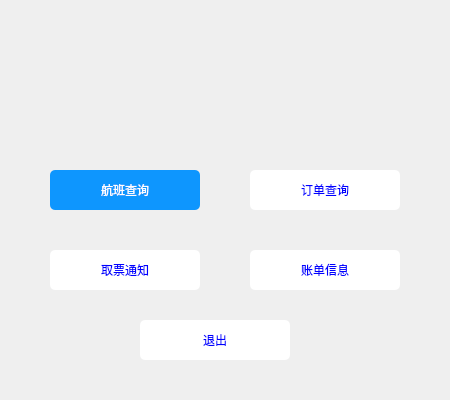
<?xml version="1.0" encoding="UTF-8"?>
<ui version="4.0">
 <class>UserWelcome</class>
 <widget class="QMainWindow" name="UserWelcome">
  <property name="geometry">
   <rect>
    <x>0</x>
    <y>0</y>
    <width>450</width>
    <height>400</height>
   </rect>
  </property>
  <property name="windowTitle">
   <string>MainWindow</string>
  </property>
  <widget class="QWidget" name="centralwidget">
   <widget class="QLabel" name="label">
    <property name="geometry">
     <rect>
      <x>170</x>
      <y>30</y>
      <width>100</width>
      <height>100</height>
     </rect>
    </property>
    <property name="styleSheet">
     <string notr="true">border-image:url(:/human.png);</string>
    </property>
    <property name="text">
     <string/>
    </property>
   </widget>
   <widget class="QPushButton" name="pushButton">
    <property name="geometry">
     <rect>
      <x>50</x>
      <y>170</y>
      <width>150</width>
      <height>40</height>
     </rect>
    </property>
    <property name="styleSheet">
     <string notr="true">QPushButton
{
    font-family:Microsoft Yahei;
    color:white;
    background-color:rgb(14 , 150 , 254);
    border-radius:5px;
}

QPushButton:hover
{
    background-color:rgb(44 , 137 , 255);
}

QPushButton:pressed
{
    background-color:rgb(14 , 135 , 228);
    padding-left:3px;
    padding-top:3px;
}</string>
    </property>
    <property name="text">
     <string>航班查询</string>
    </property>
   </widget>
   <widget class="QPushButton" name="pushButton_2">
    <property name="geometry">
     <rect>
      <x>250</x>
      <y>170</y>
      <width>150</width>
      <height>40</height>
     </rect>
    </property>
    <property name="styleSheet">
     <string notr="true">QPushButton
{
    font-family:Microsoft Yahei;
    color:blue;
    background-color:rgb(255 , 255 , 255);
    border-radius:5px;
}

QPushButton:hover
{
    background-color:rgb(255 , 235 , 255);
}

QPushButton:pressed
{
    background-color:rgb(255 , 235 , 255);
    padding-left:3px;
    padding-top:3px;
}</string>
    </property>
    <property name="text">
     <string>订单查询</string>
    </property>
   </widget>
   <widget class="QPushButton" name="billbtn">
    <property name="geometry">
     <rect>
      <x>250</x>
      <y>250</y>
      <width>150</width>
      <height>40</height>
     </rect>
    </property>
    <property name="styleSheet">
     <string notr="true">QPushButton
{
    font-family:Microsoft Yahei;
    color:blue;
    background-color:rgb(255 , 255 , 255);
    border-radius:5px;
}

QPushButton:hover
{
    background-color:rgb(255 , 235 , 255);
}

QPushButton:pressed
{
    background-color:rgb(255 , 235 , 255);
    padding-left:3px;
    padding-top:3px;
}</string>
    </property>
    <property name="text">
     <string>账单信息</string>
    </property>
   </widget>
   <widget class="QPushButton" name="billbtn_2">
    <property name="geometry">
     <rect>
      <x>50</x>
      <y>250</y>
      <width>150</width>
      <height>40</height>
     </rect>
    </property>
    <property name="styleSheet">
     <string notr="true">QPushButton
{
    font-family:Microsoft Yahei;
    color:blue;
    background-color:rgb(255 , 255 , 255);
    border-radius:5px;
}

QPushButton:hover
{
    background-color:rgb(255 , 235 , 255);
}

QPushButton:pressed
{
    background-color:rgb(255 , 235 , 255);
    padding-left:3px;
    padding-top:3px;
}</string>
    </property>
    <property name="text">
     <string>取票通知</string>
    </property>
   </widget>
   <widget class="QPushButton" name="billbtn_3">
    <property name="geometry">
     <rect>
      <x>140</x>
      <y>320</y>
      <width>150</width>
      <height>40</height>
     </rect>
    </property>
    <property name="styleSheet">
     <string notr="true">QPushButton
{
    font-family:Microsoft Yahei;
    color:blue;
    background-color:rgb(255 , 255 , 255);
    border-radius:5px;
}

QPushButton:hover
{
    background-color:rgb(255 , 235 , 255);
}

QPushButton:pressed
{
    background-color:rgb(255 , 235 , 255);
    padding-left:3px;
    padding-top:3px;
}</string>
    </property>
    <property name="text">
     <string>退出</string>
    </property>
   </widget>
  </widget>
 </widget>
 <resources/>
 <connections/>
</ui>
